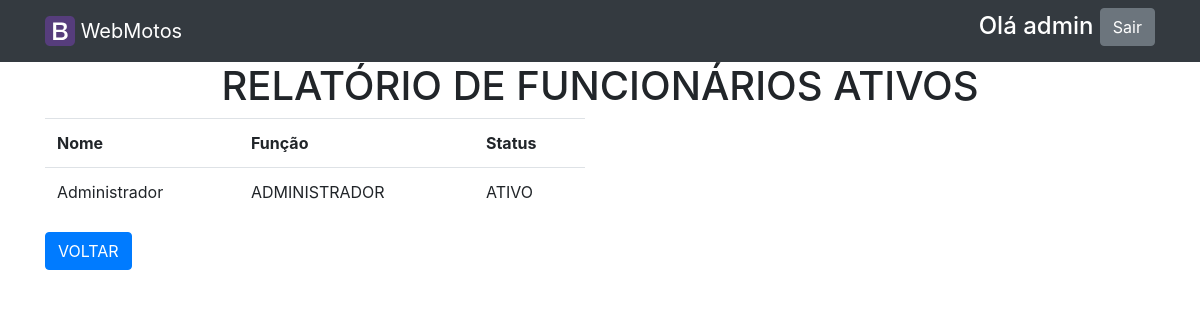
/rel_funcionario.php (signed in), run on the app's committed database.
### tables this page shows
CREATE TABLE IF NOT EXISTS `usuarios` (
  `id_usr` int(11) NOT NULL AUTO_INCREMENT,
  `nome` varchar(100) NOT NULL,
  `email` varchar(100) NOT NULL,
  `cpf` varchar(14) NOT NULL,
  `telefone_contato` varchar(20) DEFAULT NULL,
  `perfil_usr` varchar(30) NOT NULL,
  `login` varchar(80) NOT NULL,
  `senha` varchar(32) NOT NULL,
  `status` char(1) NOT NULL DEFAULT 'A',
  `imagem_usr` varchar(150) NOT NULL,
  PRIMARY KEY (`id_usr`)
);

### rel_funcionario.php (the view, shortened to what this page needs)
<?php
require 'config.php';
?>
<?php include_once 'topo_restrito.php'; ?>
<div class="container">
  <div class="row">
    <div class="col">
      <h1 class="text-center">RELATÓRIO DE FUNCIONÁRIOS ATIVOS</h1>
    </div>
  </div>
  <div class="row">
    <div class="col-6">
        <?php
          $sql_consulta = "SELECT nome, perfil_usr, status FROM usuarios WHERE status = 'A'";
      	  $resultado_consulta = mysqli_query($conecta, $sql_consulta);
      	?>
  	<table class="table">
        <tr>
          <th>Nome</th>
          <th>Função</th>
  	      <th>Status</th>
  	    </tr>
      	<?php while($registro = mysqli_fetch_row($resultado_consulta)): ?>
        <tr>
          <td><?php echo $registro[0]; ?></td>
          <td><?php echo $registro[1];?></a></td>
          <td><?php echo ($registro[2] == 'A')?'ATIVO':'INATIVO'; ?></td>
      	</tr>
      	<?php endWhile; ?>
  	</table>
    <a href="relatorios.php" class="btn btn-primary">VOLTAR</a>
    </div>
  </div>
</div>
<?php include_once 'rodape.php'; ?>

### assets/css/style.css (style rules this page uses)
body { margin: 0; padding: 0; }

### data on the page
usuarios: nome "Administrador", perfil_usr "ADMINISTRADOR", status "ATIVO"

### other printed values
$_SESSION['login'] "admin"
